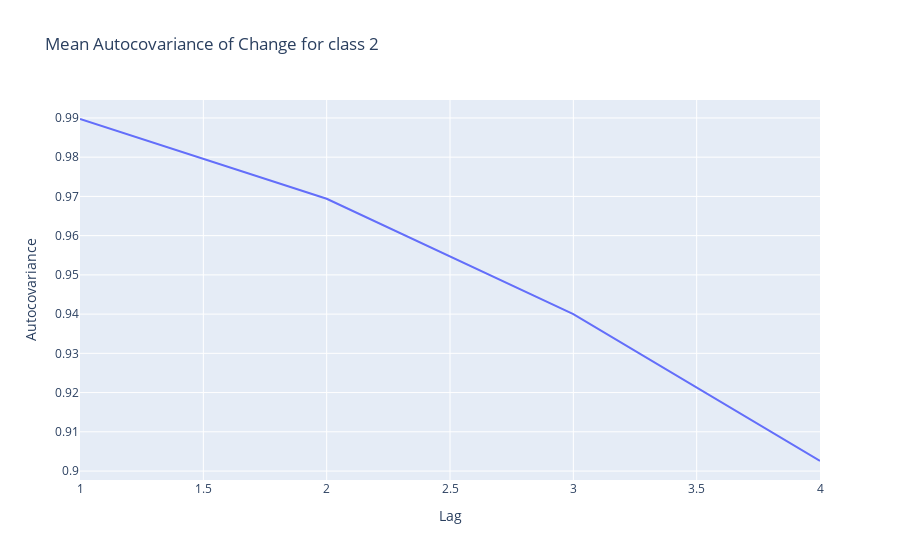

The notebook cell saved with this chart:
### Code cell
lags = range(1, 5)
autocovariance_results = []

for id in range(10, 20):
    id_df = class2_train_data[class2_train_data['id'] == id]

    for lag in lags:
        # Calculate autocovariance using the cov function
        autocov_value = id_df['values'].cov(id_df['values'].shift(lag))
        autocovariance_results.append((id, lag, autocov_value))

# Create a DataFrame for the autocovariance results
autocov_df = pd.DataFrame(autocovariance_results, columns=['ID', 'Lag', 'Autocovariance'])

# Calculate the mean autocovariance for each lag across all companies
mean_autocov_df = autocov_df.groupby('Lag')['Autocovariance'].mean().reset_index()

# Create a line plot using Plotly Express
fig = px.line(mean_autocov_df, x='Lag', y='Autocovariance', title='Mean Autocovariance of Change for class 2')
fig.show()

### Figure 1 — Plotly figure (JSON) as saved in the notebook; plotly's stock layout.template omitted (floating-point values rounded to 4 significant figures)
{"data": [{"hovertemplate": "Lag=%{x}<br>Autocovariance=%{y}<extra></extra>", "legendgroup": "", "line": {"color": "#636efa", "dash": "solid"}, "marker": {"symbol": "circle"}, "mode": "lines", "name": "", "orientation": "v", "showlegend": false, "type": "scatter", "x": [1, 2, 3, 4], "xaxis": "x", "y": [0.9897, 0.9694, 0.94, 0.9026], "yaxis": "y"}], "layout": {"legend": {"tracegroupgap": 0}, "title": {"text": "Mean Autocovariance of Change for class 2"}, "xaxis": {"anchor": "y", "domain": [0, 1], "title": {"text": "Lag"}}, "yaxis": {"anchor": "x", "domain": [0, 1], "title": {"text": "Autocovariance"}}}}
